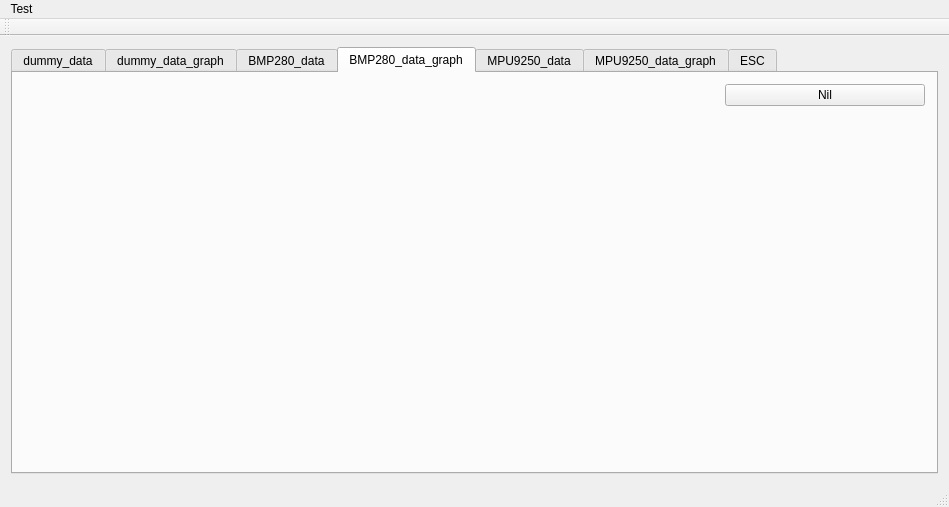
<?xml version="1.0" encoding="UTF-8"?>
<ui version="4.0">
 <class>MainWindow</class>
 <widget class="QMainWindow" name="MainWindow">
  <property name="geometry">
   <rect>
    <x>0</x>
    <y>0</y>
    <width>949</width>
    <height>507</height>
   </rect>
  </property>
  <property name="windowTitle">
   <string>MainWindow</string>
  </property>
  <widget class="QWidget" name="centralWidget">
   <layout class="QGridLayout" name="gridLayout">
    <item row="6" column="2">
     <widget class="QTabWidget" name="tabWidget">
      <property name="currentIndex">
       <number>3</number>
      </property>
      <property name="tabBarAutoHide">
       <bool>false</bool>
      </property>
      <widget class="QWidget" name="dummy_data_tab">
       <attribute name="title">
        <string>dummy_data</string>
       </attribute>
       <layout class="QGridLayout" name="gridLayout_3">
        <item row="0" column="3">
         <widget class="QLabel" name="dummy_data_z_label">
          <property name="text">
           <string>Z</string>
          </property>
          <property name="alignment">
           <set>Qt::AlignCenter</set>
          </property>
         </widget>
        </item>
        <item row="2" column="1">
         <widget class="QLabel" name="dummy_data_data2_x">
          <property name="text">
           <string>data2x</string>
          </property>
          <property name="alignment">
           <set>Qt::AlignCenter</set>
          </property>
         </widget>
        </item>
        <item row="0" column="1">
         <widget class="QLabel" name="dummy_data_x_label">
          <property name="text">
           <string>X</string>
          </property>
          <property name="alignment">
           <set>Qt::AlignCenter</set>
          </property>
         </widget>
        </item>
        <item row="4" column="3">
         <widget class="QPushButton" name="dummy_data_msg_conn_btn">
          <property name="text">
           <string>Connect to Host Messages</string>
          </property>
         </widget>
        </item>
        <item row="2" column="3">
         <widget class="QLabel" name="dummy_data_data2_z">
          <property name="text">
           <string>data2z</string>
          </property>
          <property name="alignment">
           <set>Qt::AlignCenter</set>
          </property>
         </widget>
        </item>
        <item row="2" column="0">
         <widget class="QLabel" name="dummy_data_data2_label">
          <property name="text">
           <string>data2</string>
          </property>
          <property name="alignment">
           <set>Qt::AlignCenter</set>
          </property>
         </widget>
        </item>
        <item row="1" column="2">
         <widget class="QLabel" name="dummy_data_data1_y">
          <property name="text">
           <string>data1y</string>
          </property>
          <property name="alignment">
           <set>Qt::AlignCenter</set>
          </property>
         </widget>
        </item>
        <item row="4" column="1">
         <widget class="QPushButton" name="dummy_data_receive_btn">
          <property name="text">
           <string>Retrieve Data</string>
          </property>
         </widget>
        </item>
        <item row="4" column="2">
         <widget class="QLabel" name="dummy_data_msg_status_label">
          <property name="text">
           <string>RESPONSE</string>
          </property>
          <property name="alignment">
           <set>Qt::AlignCenter</set>
          </property>
         </widget>
        </item>
        <item row="1" column="3">
         <widget class="QLabel" name="dummy_data_data1_z">
          <property name="text">
           <string>data1z</string>
          </property>
          <property name="alignment">
           <set>Qt::AlignCenter</set>
          </property>
         </widget>
        </item>
        <item row="2" column="2">
         <widget class="QLabel" name="dummy_data_data2_y">
          <property name="text">
           <string>data2y</string>
          </property>
          <property name="alignment">
           <set>Qt::AlignCenter</set>
          </property>
         </widget>
        </item>
        <item row="1" column="1">
         <widget class="QLabel" name="dummy_data_data1_x">
          <property name="text">
           <string>data1x</string>
          </property>
          <property name="alignment">
           <set>Qt::AlignCenter</set>
          </property>
         </widget>
        </item>
        <item row="0" column="2">
         <widget class="QLabel" name="dummy_data_y_label">
          <property name="text">
           <string>Y</string>
          </property>
          <property name="alignment">
           <set>Qt::AlignCenter</set>
          </property>
         </widget>
        </item>
        <item row="1" column="0">
         <widget class="QLabel" name="dummy_data_data1_label">
          <property name="text">
           <string>data1</string>
          </property>
          <property name="alignment">
           <set>Qt::AlignCenter</set>
          </property>
         </widget>
        </item>
        <item row="3" column="2">
         <widget class="QLabel" name="dummy_data_ctrl_status_label">
          <property name="text">
           <string>CONTROL</string>
          </property>
          <property name="alignment">
           <set>Qt::AlignCenter</set>
          </property>
         </widget>
        </item>
        <item row="3" column="3">
         <widget class="QPushButton" name="dummy_data_ctrl_conn_btn">
          <property name="text">
           <string>Connect to Host Controls</string>
          </property>
         </widget>
        </item>
        <item row="3" column="1">
         <widget class="QLabel" name="dummy_data_hz_label">
          <property name="text">
           <string>Hz</string>
          </property>
          <property name="alignment">
           <set>Qt::AlignCenter</set>
          </property>
         </widget>
        </item>
       </layout>
      </widget>
      <widget class="QWidget" name="dummy_data_graph_tab">
       <attribute name="title">
        <string>dummy_data_graph</string>
       </attribute>
       <layout class="QGridLayout" name="gridLayout_4"/>
      </widget>
      <widget class="QWidget" name="BMP280_data_tab">
       <attribute name="title">
        <string>BMP280_data</string>
       </attribute>
       <layout class="QGridLayout" name="gridLayout_5">
        <item row="0" column="0">
         <widget class="QLabel" name="BMP280_data_pressure_label">
          <property name="text">
           <string>PRESSURE</string>
          </property>
          <property name="alignment">
           <set>Qt::AlignCenter</set>
          </property>
         </widget>
        </item>
        <item row="0" column="1">
         <widget class="QLabel" name="BMP280_data_pressure_data">
          <property name="text">
           <string>-1</string>
          </property>
          <property name="alignment">
           <set>Qt::AlignRight|Qt::AlignTrailing|Qt::AlignVCenter</set>
          </property>
         </widget>
        </item>
        <item row="0" column="2">
         <widget class="QLabel" name="BMP280_data_pressure_unit_label">
          <property name="text">
           <string>PASCALS</string>
          </property>
          <property name="alignment">
           <set>Qt::AlignLeading|Qt::AlignLeft|Qt::AlignVCenter</set>
          </property>
         </widget>
        </item>
        <item row="1" column="0">
         <widget class="QLabel" name="BMP280_data_temperature_label">
          <property name="text">
           <string>TEMPERATURE</string>
          </property>
          <property name="alignment">
           <set>Qt::AlignCenter</set>
          </property>
         </widget>
        </item>
        <item row="1" column="1">
         <widget class="QLabel" name="BMP280_data_temperature_data">
          <property name="text">
           <string>-1</string>
          </property>
          <property name="alignment">
           <set>Qt::AlignRight|Qt::AlignTrailing|Qt::AlignVCenter</set>
          </property>
         </widget>
        </item>
        <item row="1" column="2">
         <widget class="QLabel" name="BMP280_data_temperature_unit_label">
          <property name="text">
           <string>°C</string>
          </property>
          <property name="alignment">
           <set>Qt::AlignLeading|Qt::AlignLeft|Qt::AlignVCenter</set>
          </property>
         </widget>
        </item>
       </layout>
      </widget>
      <widget class="QWidget" name="BMP280_graph_tab">
       <attribute name="title">
        <string>BMP280_data_graph</string>
       </attribute>
       <layout class="QGridLayout" name="gridLayout_6">
        <item row="0" column="1">
         <widget class="QPushButton" name="BMP280_graph_nil">
          <property name="maximumSize">
           <size>
            <width>200</width>
            <height>16777215</height>
           </size>
          </property>
          <property name="text">
           <string>Nil</string>
          </property>
         </widget>
        </item>
        <item row="1" column="1">
         <spacer name="verticalSpacer_2">
          <property name="orientation">
           <enum>Qt::Vertical</enum>
          </property>
          <property name="sizeHint" stdset="0">
           <size>
            <width>20</width>
            <height>40</height>
           </size>
          </property>
         </spacer>
        </item>
        <item row="0" column="0" rowspan="2">
         <widget class="QWidget" name="widget" native="true"/>
        </item>
       </layout>
      </widget>
      <widget class="QWidget" name="MPU9250_data_tab">
       <attribute name="title">
        <string>MPU9250_data</string>
       </attribute>
       <layout class="QGridLayout" name="gridLayout_7">
        <item row="0" column="4">
         <widget class="QLabel" name="MPU9250_data_accelerometer_unit_label">
          <property name="text">
           <string>g</string>
          </property>
         </widget>
        </item>
        <item row="0" column="1">
         <widget class="QLabel" name="MPU9250_data_accelerometer_data_x">
          <property name="text">
           <string>-1</string>
          </property>
          <property name="alignment">
           <set>Qt::AlignCenter</set>
          </property>
         </widget>
        </item>
        <item row="2" column="4">
         <widget class="QLabel" name="MPU9250_data_magnetometer_unit_label">
          <property name="text">
           <string>microTesla</string>
          </property>
         </widget>
        </item>
        <item row="0" column="0">
         <widget class="QLabel" name="MPU9250_data_accelerometer_label">
          <property name="text">
           <string>ACCELEROMETER</string>
          </property>
         </widget>
        </item>
        <item row="2" column="3">
         <widget class="QLabel" name="MPU9250_data_magnetometer_data_z">
          <property name="text">
           <string>-1</string>
          </property>
          <property name="alignment">
           <set>Qt::AlignCenter</set>
          </property>
         </widget>
        </item>
        <item row="1" column="2">
         <widget class="QLabel" name="MPU9250_data_gyroscope_data_y">
          <property name="text">
           <string>-1</string>
          </property>
          <property name="alignment">
           <set>Qt::AlignCenter</set>
          </property>
         </widget>
        </item>
        <item row="1" column="1">
         <widget class="QLabel" name="MPU9250_data_gyroscope_data_x">
          <property name="text">
           <string>-1</string>
          </property>
          <property name="alignment">
           <set>Qt::AlignCenter</set>
          </property>
         </widget>
        </item>
        <item row="4" column="0">
         <widget class="QLabel" name="MPU9250_data_temperature_label">
          <property name="text">
           <string>TEMPERATURE</string>
          </property>
         </widget>
        </item>
        <item row="2" column="1">
         <widget class="QLabel" name="MPU9250_data_magnetometer_data_x">
          <property name="text">
           <string>-1</string>
          </property>
          <property name="alignment">
           <set>Qt::AlignCenter</set>
          </property>
         </widget>
        </item>
        <item row="1" column="4">
         <widget class="QLabel" name="MPU9250_data_gyroscope_unit_label">
          <property name="text">
           <string>dps</string>
          </property>
         </widget>
        </item>
        <item row="0" column="2">
         <widget class="QLabel" name="MPU9250_data_accelerometer_data_y">
          <property name="text">
           <string>-1</string>
          </property>
          <property name="alignment">
           <set>Qt::AlignCenter</set>
          </property>
         </widget>
        </item>
        <item row="2" column="0">
         <widget class="QLabel" name="MPU9250_data_magnetometer_label">
          <property name="text">
           <string>MAGNETOMETER</string>
          </property>
         </widget>
        </item>
        <item row="1" column="0">
         <widget class="QLabel" name="MPU9250_data_gyroscope_label">
          <property name="text">
           <string>GYROSCOPE</string>
          </property>
         </widget>
        </item>
        <item row="4" column="2">
         <widget class="QLabel" name="MPU9250_data_temperature_unit_label">
          <property name="text">
           <string>°C</string>
          </property>
         </widget>
        </item>
        <item row="1" column="3">
         <widget class="QLabel" name="MPU9250_data_gyroscope_data_z">
          <property name="text">
           <string>-1</string>
          </property>
          <property name="alignment">
           <set>Qt::AlignCenter</set>
          </property>
         </widget>
        </item>
        <item row="0" column="3">
         <widget class="QLabel" name="MPU9250_data_accelerometer_data_z">
          <property name="text">
           <string>-1</string>
          </property>
          <property name="alignment">
           <set>Qt::AlignCenter</set>
          </property>
         </widget>
        </item>
        <item row="2" column="2">
         <widget class="QLabel" name="MPU9250_data_magnetometer_data_y">
          <property name="text">
           <string>-1</string>
          </property>
          <property name="alignment">
           <set>Qt::AlignCenter</set>
          </property>
         </widget>
        </item>
        <item row="4" column="1">
         <widget class="QLabel" name="MPU9250_data_temperature_data">
          <property name="text">
           <string>TextLabel</string>
          </property>
          <property name="alignment">
           <set>Qt::AlignRight|Qt::AlignTrailing|Qt::AlignVCenter</set>
          </property>
         </widget>
        </item>
        <item row="3" column="0">
         <widget class="QLabel" name="MPU9250_data_headingangle_label">
          <property name="text">
           <string>Heading Angle</string>
          </property>
         </widget>
        </item>
        <item row="3" column="1">
         <widget class="QLabel" name="MPU9250_data_heading_angle_data">
          <property name="text">
           <string>-1</string>
          </property>
          <property name="alignment">
           <set>Qt::AlignRight|Qt::AlignTrailing|Qt::AlignVCenter</set>
          </property>
         </widget>
        </item>
        <item row="3" column="2">
         <widget class="QLabel" name="MPU9250_data_heading_angle_unit_label">
          <property name="text">
           <string>°</string>
          </property>
         </widget>
        </item>
       </layout>
      </widget>
      <widget class="QWidget" name="MPU9250_graph_tab">
       <attribute name="title">
        <string>MPU9250_data_graph</string>
       </attribute>
       <layout class="QGridLayout" name="gridLayout_8">
        <item row="3" column="1">
         <widget class="QSpinBox" name="MPU9250_graph_pts_to_retain_spin_box">
          <property name="maximumSize">
           <size>
            <width>200</width>
            <height>16777215</height>
           </size>
          </property>
         </widget>
        </item>
        <item row="1" column="1">
         <widget class="QPushButton" name="MPU9250_graph_toggle_cam_btn">
          <property name="maximumSize">
           <size>
            <width>200</width>
            <height>16777215</height>
           </size>
          </property>
          <property name="text">
           <string>Toggle Camera Angle</string>
          </property>
         </widget>
        </item>
        <item row="9" column="1">
         <widget class="QComboBox" name="MPU9250_graph_shadow_quality_combo_box"/>
        </item>
        <item row="6" column="1">
         <widget class="QLabel" name="MPU9250_graph_dot_Style_label">
          <property name="text">
           <string>Dot Style</string>
          </property>
         </widget>
        </item>
        <item row="7" column="1">
         <widget class="QComboBox" name="MPU9250_graph_dot_style_combo_box"/>
        </item>
        <item row="5" column="1">
         <widget class="QComboBox" name="MPU9250_graph_theme_combo_box">
          <property name="maximumSize">
           <size>
            <width>200</width>
            <height>16777215</height>
           </size>
          </property>
         </widget>
        </item>
        <item row="0" column="1">
         <widget class="QPushButton" name="MPU9250_graph_toggle_label_btn">
          <property name="maximumSize">
           <size>
            <width>200</width>
            <height>16777215</height>
           </size>
          </property>
          <property name="text">
           <string>Toggle Label</string>
          </property>
         </widget>
        </item>
        <item row="10" column="1">
         <spacer name="verticalSpacer">
          <property name="orientation">
           <enum>Qt::Vertical</enum>
          </property>
          <property name="sizeHint" stdset="0">
           <size>
            <width>20</width>
            <height>40</height>
           </size>
          </property>
         </spacer>
        </item>
        <item row="2" column="1">
         <widget class="QLabel" name="MPU9250_graph_pts_to_retain_label">
          <property name="maximumSize">
           <size>
            <width>200</width>
            <height>16777215</height>
           </size>
          </property>
          <property name="text">
           <string>Points to Retain</string>
          </property>
         </widget>
        </item>
        <item row="4" column="1">
         <widget class="QLabel" name="MPU9250_graph_theme_label">
          <property name="maximumSize">
           <size>
            <width>200</width>
            <height>16777215</height>
           </size>
          </property>
          <property name="text">
           <string>Theme</string>
          </property>
         </widget>
        </item>
        <item row="8" column="1">
         <widget class="QLabel" name="MPU9250_graph_shadow_quality_label">
          <property name="text">
           <string>Shadow Quality</string>
          </property>
         </widget>
        </item>
        <item row="0" column="0" rowspan="11">
         <widget class="QWidget" name="MPU9250_graph_graph_window" native="true"/>
        </item>
       </layout>
      </widget>
      <widget class="QWidget" name="ESCControl">
       <property name="autoFillBackground">
        <bool>false</bool>
       </property>
       <attribute name="title">
        <string>ESC</string>
       </attribute>
       <layout class="QGridLayout" name="gridLayout_10">
        <item row="0" column="1">
         <widget class="QLabel" name="ESC_FR_label">
          <property name="maximumSize">
           <size>
            <width>200</width>
            <height>16777215</height>
           </size>
          </property>
          <property name="text">
           <string>FRONT RIGHT</string>
          </property>
          <property name="alignment">
           <set>Qt::AlignCenter</set>
          </property>
         </widget>
        </item>
        <item row="4" column="1" alignment="Qt::AlignHCenter|Qt::AlignVCenter">
         <widget class="QLCDNumber" name="ESC_roll_lcd">
          <property name="maximumSize">
           <size>
            <width>50</width>
            <height>25</height>
           </size>
          </property>
          <property name="styleSheet">
           <string notr="true"/>
          </property>
         </widget>
        </item>
        <item row="3" column="2" alignment="Qt::AlignHCenter">
         <widget class="QSlider" name="ESC_pitch_slider">
          <property name="maximumSize">
           <size>
            <width>200</width>
            <height>200</height>
           </size>
          </property>
          <property name="palette">
           <palette>
            <active>
             <colorrole role="Highlight">
              <brush brushstyle="SolidPattern">
               <color alpha="255">
                <red>164</red>
                <green>0</green>
                <blue>0</blue>
               </color>
              </brush>
             </colorrole>
            </active>
            <inactive>
             <colorrole role="Highlight">
              <brush brushstyle="SolidPattern">
               <color alpha="255">
                <red>164</red>
                <green>0</green>
                <blue>0</blue>
               </color>
              </brush>
             </colorrole>
            </inactive>
            <disabled>
             <colorrole role="Highlight">
              <brush brushstyle="SolidPattern">
               <color alpha="255">
                <red>29</red>
                <green>84</green>
                <blue>92</blue>
               </color>
              </brush>
             </colorrole>
            </disabled>
           </palette>
          </property>
          <property name="minimum">
           <number>-100</number>
          </property>
          <property name="maximum">
           <number>100</number>
          </property>
          <property name="orientation">
           <enum>Qt::Vertical</enum>
          </property>
          <property name="tickPosition">
           <enum>QSlider::TicksBothSides</enum>
          </property>
          <property name="tickInterval">
           <number>10</number>
          </property>
         </widget>
        </item>
        <item row="1" column="2">
         <widget class="QLineEdit" name="ESC_Y_aggr_data">
          <property name="maximumSize">
           <size>
            <width>200</width>
            <height>16777215</height>
           </size>
          </property>
          <property name="text">
           <string>Enter Y Agression Here</string>
          </property>
          <property name="maxLength">
           <number>200</number>
          </property>
          <property name="alignment">
           <set>Qt::AlignCenter</set>
          </property>
         </widget>
        </item>
        <item row="1" column="3">
         <widget class="QLineEdit" name="ESC_throttle_min_data">
          <property name="maximumSize">
           <size>
            <width>200</width>
            <height>16777215</height>
           </size>
          </property>
          <property name="text">
           <string>Enter Throttle Min Here</string>
          </property>
          <property name="alignment">
           <set>Qt::AlignCenter</set>
          </property>
         </widget>
        </item>
        <item row="3" column="0" alignment="Qt::AlignHCenter">
         <widget class="QSlider" name="ESC_throttle_slider">
          <property name="maximumSize">
           <size>
            <width>200</width>
            <height>200</height>
           </size>
          </property>
          <property name="palette">
           <palette>
            <active>
             <colorrole role="Highlight">
              <brush brushstyle="SolidPattern">
               <color alpha="255">
                <red>164</red>
                <green>0</green>
                <blue>0</blue>
               </color>
              </brush>
             </colorrole>
            </active>
            <inactive>
             <colorrole role="Highlight">
              <brush brushstyle="SolidPattern">
               <color alpha="255">
                <red>164</red>
                <green>0</green>
                <blue>0</blue>
               </color>
              </brush>
             </colorrole>
            </inactive>
            <disabled>
             <colorrole role="Highlight">
              <brush brushstyle="SolidPattern">
               <color alpha="255">
                <red>29</red>
                <green>84</green>
                <blue>92</blue>
               </color>
              </brush>
             </colorrole>
            </disabled>
           </palette>
          </property>
          <property name="maximum">
           <number>100</number>
          </property>
          <property name="orientation">
           <enum>Qt::Vertical</enum>
          </property>
          <property name="tickPosition">
           <enum>QSlider::TicksBothSides</enum>
          </property>
          <property name="tickInterval">
           <number>10</number>
          </property>
         </widget>
        </item>
        <item row="3" column="3" alignment="Qt::AlignHCenter">
         <widget class="QSlider" name="ESC_yaw_slider">
          <property name="maximumSize">
           <size>
            <width>200</width>
            <height>200</height>
           </size>
          </property>
          <property name="palette">
           <palette>
            <active>
             <colorrole role="Highlight">
              <brush brushstyle="SolidPattern">
               <color alpha="255">
                <red>164</red>
                <green>0</green>
                <blue>0</blue>
               </color>
              </brush>
             </colorrole>
            </active>
            <inactive>
             <colorrole role="Highlight">
              <brush brushstyle="SolidPattern">
               <color alpha="255">
                <red>164</red>
                <green>0</green>
                <blue>0</blue>
               </color>
              </brush>
             </colorrole>
            </inactive>
            <disabled>
             <colorrole role="Highlight">
              <brush brushstyle="SolidPattern">
               <color alpha="255">
                <red>29</red>
                <green>84</green>
                <blue>92</blue>
               </color>
              </brush>
             </colorrole>
            </disabled>
           </palette>
          </property>
          <property name="layoutDirection">
           <enum>Qt::LeftToRight</enum>
          </property>
          <property name="minimum">
           <number>-100</number>
          </property>
          <property name="maximum">
           <number>100</number>
          </property>
          <property name="pageStep">
           <number>10</number>
          </property>
          <property name="orientation">
           <enum>Qt::Vertical</enum>
          </property>
          <property name="tickPosition">
           <enum>QSlider::TicksBothSides</enum>
          </property>
          <property name="tickInterval">
           <number>10</number>
          </property>
         </widget>
        </item>
        <item row="0" column="0">
         <widget class="QLabel" name="ESC_FL_label">
          <property name="maximumSize">
           <size>
            <width>200</width>
            <height>16777215</height>
           </size>
          </property>
          <property name="text">
           <string>FRONT LEFT</string>
          </property>
          <property name="alignment">
           <set>Qt::AlignCenter</set>
          </property>
          <property name="wordWrap">
           <bool>false</bool>
          </property>
         </widget>
        </item>
        <item row="4" column="2" alignment="Qt::AlignHCenter|Qt::AlignVCenter">
         <widget class="QLCDNumber" name="ESC_pitch_lcd">
          <property name="maximumSize">
           <size>
            <width>50</width>
            <height>25</height>
           </size>
          </property>
          <property name="styleSheet">
           <string notr="true"/>
          </property>
         </widget>
        </item>
        <item row="4" column="3" alignment="Qt::AlignHCenter|Qt::AlignVCenter">
         <widget class="QLCDNumber" name="ESC_yaw_lcd">
          <property name="maximumSize">
           <size>
            <width>50</width>
            <height>25</height>
           </size>
          </property>
          <property name="styleSheet">
           <string notr="true"/>
          </property>
         </widget>
        </item>
        <item row="4" column="0" alignment="Qt::AlignHCenter|Qt::AlignVCenter">
         <widget class="QLCDNumber" name="ESC_throttle_lcd">
          <property name="maximumSize">
           <size>
            <width>50</width>
            <height>25</height>
           </size>
          </property>
          <property name="styleSheet">
           <string notr="true"/>
          </property>
          <property name="frameShape">
           <enum>QFrame::Box</enum>
          </property>
         </widget>
        </item>
        <item row="1" column="1">
         <widget class="QLabel" name="ESC_BR_label">
          <property name="text">
           <string>BACK RIGHT</string>
          </property>
          <property name="alignment">
           <set>Qt::AlignCenter</set>
          </property>
         </widget>
        </item>
        <item row="3" column="1" alignment="Qt::AlignHCenter">
         <widget class="QSlider" name="ESC_roll_slider">
          <property name="maximumSize">
           <size>
            <width>200</width>
            <height>200</height>
           </size>
          </property>
          <property name="palette">
           <palette>
            <active>
             <colorrole role="Highlight">
              <brush brushstyle="SolidPattern">
               <color alpha="255">
                <red>164</red>
                <green>0</green>
                <blue>0</blue>
               </color>
              </brush>
             </colorrole>
            </active>
            <inactive>
             <colorrole role="Highlight">
              <brush brushstyle="SolidPattern">
               <color alpha="255">
                <red>164</red>
                <green>0</green>
                <blue>0</blue>
               </color>
              </brush>
             </colorrole>
            </inactive>
            <disabled>
             <colorrole role="Highlight">
              <brush brushstyle="SolidPattern">
               <color alpha="255">
                <red>29</red>
                <green>84</green>
                <blue>92</blue>
               </color>
              </brush>
             </colorrole>
            </disabled>
           </palette>
          </property>
          <property name="minimum">
           <number>-100</number>
          </property>
          <property name="maximum">
           <number>100</number>
          </property>
          <property name="orientation">
           <enum>Qt::Vertical</enum>
          </property>
          <property name="tickPosition">
           <enum>QSlider::TicksBothSides</enum>
          </property>
          <property name="tickInterval">
           <number>10</number>
          </property>
         </widget>
        </item>
        <item row="6" column="3">
         <widget class="QPushButton" name="ESC_set_limits_btn">
          <property name="maximumSize">
           <size>
            <width>200</width>
            <height>16777215</height>
           </size>
          </property>
          <property name="text">
           <string>Set Limits</string>
          </property>
         </widget>
        </item>
        <item row="0" column="2">
         <widget class="QLineEdit" name="ESC_RP_aggr_data">
          <property name="maximumSize">
           <size>
            <width>200</width>
            <height>16777215</height>
           </size>
          </property>
          <property name="text">
           <string>Enter RP Agression Here</string>
          </property>
          <property name="maxLength">
           <number>200</number>
          </property>
          <property name="alignment">
           <set>Qt::AlignCenter</set>
          </property>
         </widget>
        </item>
        <item row="0" column="3">
         <widget class="QLineEdit" name="ESC_throttle_max_data">
          <property name="maximumSize">
           <size>
            <width>200</width>
            <height>16777215</height>
           </size>
          </property>
          <property name="text">
           <string>Enter Throttle Max Here</string>
          </property>
          <property name="alignment">
           <set>Qt::AlignCenter</set>
          </property>
         </widget>
        </item>
        <item row="1" column="0">
         <widget class="QLabel" name="ESC_BL_label">
          <property name="maximumSize">
           <size>
            <width>200</width>
            <height>16777215</height>
           </size>
          </property>
          <property name="text">
           <string>BACK LEFT</string>
          </property>
          <property name="alignment">
           <set>Qt::AlignCenter</set>
          </property>
          <property name="wordWrap">
           <bool>false</bool>
          </property>
         </widget>
        </item>
        <item row="5" column="0">
         <widget class="QLabel" name="ESC_throttle_label">
          <property name="text">
           <string>Throttle (R F)</string>
          </property>
          <property name="alignment">
           <set>Qt::AlignCenter</set>
          </property>
         </widget>
        </item>
        <item row="5" column="1">
         <widget class="QLabel" name="ESC_roll_label">
          <property name="text">
           <string>Roll (A D)</string>
          </property>
          <property name="alignment">
           <set>Qt::AlignCenter</set>
          </property>
         </widget>
        </item>
        <item row="5" column="2">
         <widget class="QLabel" name="ESC_pitch_label">
          <property name="text">
           <string>Pitch (W S)</string>
          </property>
          <property name="alignment">
           <set>Qt::AlignCenter</set>
          </property>
         </widget>
        </item>
        <item row="5" column="3">
         <widget class="QLabel" name="ESC_yaw_label">
          <property name="text">
           <string>Yaw (Q E)</string>
          </property>
          <property name="alignment">
           <set>Qt::AlignCenter</set>
          </property>
         </widget>
        </item>
        <item row="6" column="2">
         <widget class="QPushButton" name="ESC_zero_all_btn">
          <property name="text">
           <string>Zero Down</string>
          </property>
         </widget>
        </item>
       </layout>
      </widget>
     </widget>
    </item>
   </layout>
  </widget>
  <widget class="QMenuBar" name="menuBar">
   <property name="geometry">
    <rect>
     <x>0</x>
     <y>0</y>
     <width>949</width>
     <height>22</height>
    </rect>
   </property>
   <widget class="QMenu" name="menuTest">
    <property name="title">
     <string>Test</string>
    </property>
   </widget>
   <addaction name="menuTest"/>
  </widget>
  <widget class="QToolBar" name="mainToolBar">
   <attribute name="toolBarArea">
    <enum>TopToolBarArea</enum>
   </attribute>
   <attribute name="toolBarBreak">
    <bool>false</bool>
   </attribute>
  </widget>
  <widget class="QStatusBar" name="statusBar"/>
 </widget>
 <layoutdefault spacing="6" margin="11"/>
 <resources/>
 <connections/>
</ui>
